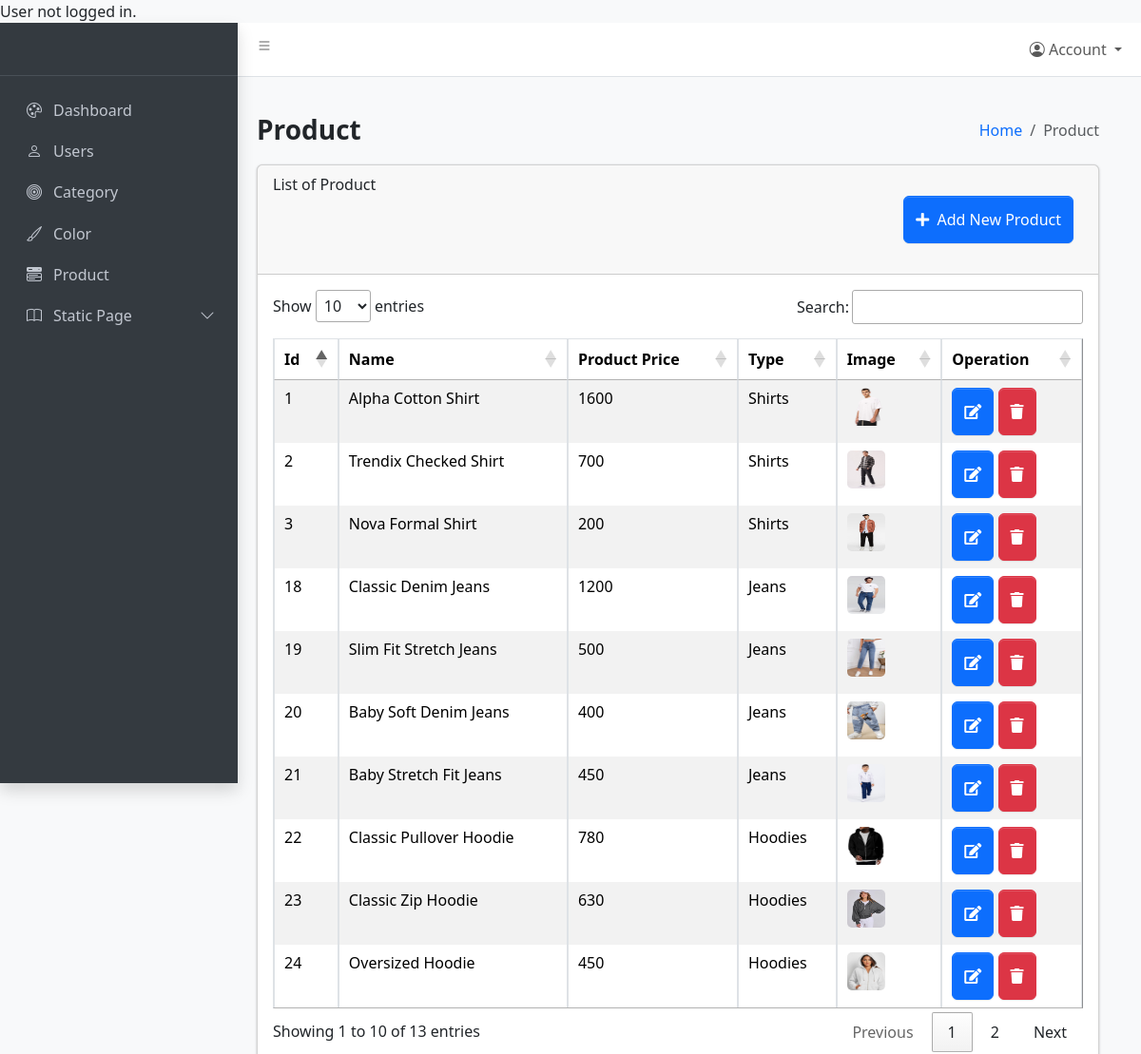
/Admin/product.php (upper part), run on an earlier commit of the app's database.
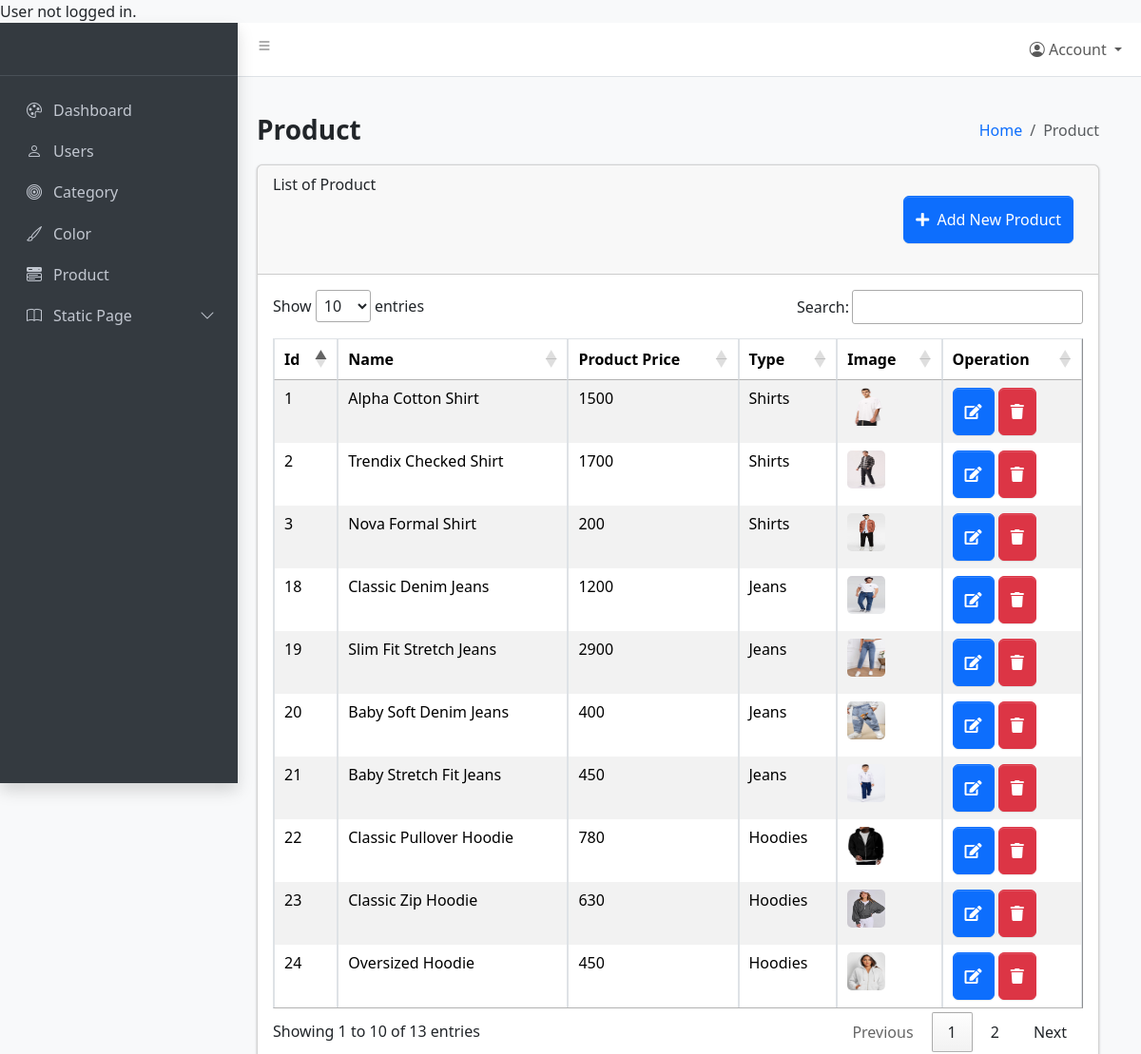
And on a later commit of the database.
### tables this page shows
CREATE TABLE `product` (
  `product_id` int(11) NOT NULL,
  `name` varchar(250) NOT NULL,
  `description` varchar(250) NOT NULL,
  `image` varchar(255) NOT NULL,
  `price` int(250) NOT NULL,
  `additional_description` longtext NOT NULL,
  `gender` enum('male','female','baby') NOT NULL,
  `cat_id` int(11) NOT NULL COMMENT '1="shirts"',
  `color_id` int(11) DEFAULT NULL,
  `discount_price` decimal(10,2) DEFAULT NULL,
  `is_date` timestamp NOT NULL DEFAULT current_timestamp(),
  `is_active` tinyint(1) NOT NULL DEFAULT 0
);

CREATE TABLE `categories` (
  `id` int(11) NOT NULL,
  `category_name` varchar(255) NOT NULL,
  `category_image` varchar(255) NOT NULL
);

### Admin/product.php (the view, shortened to what this page needs)
<?php
require_once '../common/config.php';
require_once 'includes/header.php';
require_once 'includes/aside.php';
?>
<div class="row align-items-center mb-3">
  <div class="col-sm-6">
    <h3 class="mb-0 fw-semibold"> Product </h3>
  </div>
  <div class="col-sm-6">
    <nav aria-label="breadcrumb">
      <ol class="breadcrumb justify-content-sm-end mb-0">
        <li class="breadcrumb-item"><a href="dashboard.php">Home</a></li>
        <li class="breadcrumb-item active" aria-current="page"> Product</li>
      </ol>
    </nav>
  </div>
</div>
<div class="row">
  <div class="col-md-12">
    <div class="card mb-4" style="height: 2000px;">
      <div class="card-header">
        List of Product
        <div class="mb-4 btn_user">
          <button type="button" class="btn btn-primary" data-bs-toggle="modal" data-bs-target="#add_product">
            <i class="fa fa-plus"></i>&nbsp; Add New Product
          </button>
        </div>
      </div>
      <div class="card-body">
        <div class="modal fade" id="edit_product" tabindex="-1" aria-labelledby="editModalLabel" aria-hidden="true">
          <div class="modal-dialog">
          </div>
        </div>
        <table id="myTable1" class="table table-striped table table-bordered mt-5" border="1px" cellspacing="0" width="100%">
          <thead>
            <tr>
              <th scope="col">Id</th>
              <th scope="col">Name</th>
              <th scope="col"> Product Price</th>
              <th scope="col">Type</th>
              <th scope="col">Image</th>
              <th scope="col">Operation</th>
            </tr>
          </thead>
          <tbody>
            <?php
            $select = "select p.*, c.category_name as category_name from Product p left join categories c on c.id = p.cat_id";
            $result = mysqli_query($con_query, $select);
            while ($row = mysqli_fetch_assoc($result)) {
            ?>
              <tr>
                <td><?php echo $row['product_id']; ?></td>
                <td><?php echo $row['name']; ?></td>
                <td><?php echo $row['price']; ?></td>
                <td><?php echo $row['category_name']; ?></td>
                <td><img src="../Admin/assets/img/product/<?php echo $row['image']; ?>" class="profile_img"></td>
                <td id="mytd">
                  <a href=""> <button class="btn btn-primary edit" data-id="<?php echo $row['product_id']; ?>" data-bs-toggle="modal" data-bs-target="#edit_product"> <i class="fa fa-edit"></i></button></a>
                  <a href="javascript:void(0)"><button class="btn btn-danger delete_btn" data-id="<?php echo $row['product_id']; ?>"><i class="fa fa-trash"></i></button></a>
                </td>
              </tr>
            <?php
            }
            ?>
          </tbody>
        </table>
      </div>
    </div>
  </div>
</div>
<?php
require_once 'includes/footer.php';
?>

What changed in the data, as far as the page shows it:
changed product "Alpha Cotton Shirt": price "1600" → "1500"
changed product "Trendix Checked Shirt": price "700" → "1700"
changed product "Slim Fit Stretch Jeans": price "500" → "2900"
